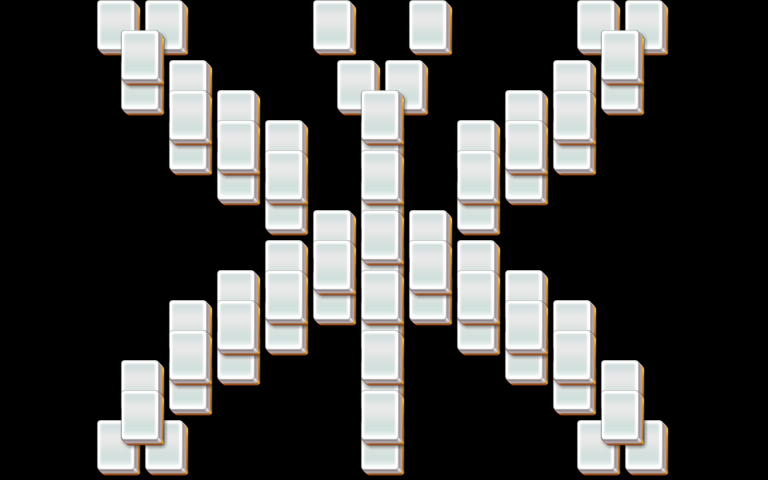

This game map was drawn from its Tiled (.tmx) file and the tilesets committed beside it. A one-line description and the trimmed map source follow:
An orthogonal 32x16 tile map with 24x30 px tiles, 5 tile layers (layer1, layer2, layer3, layer4, ...).

<map version="1.0" orientation="orthogonal" width="32" height="16" tilewidth="24" tileheight="30">
 <properties>
  <property name="species" value="15" />
 </properties>
 <tileset firstgid="1" name="mahjong" tilewidth="48" tileheight="60">
  <image source="mahjong.png" />
 </tileset>
 <layer name="layer1" width="32" height="16">
  <data>[512 cells, 50 non-empty, 1 distinct tile ids]</data>
 </layer>
 <layer name="layer2" width="32" height="16">
  <data>[512 cells, 50 non-empty, 1 distinct tile ids]</data>
 </layer>
 <layer name="layer3" width="32" height="16">
  <data>[512 cells, 24 non-empty, 1 distinct tile ids]</data>
 </layer>
 <layer name="layer4" width="32" height="16">
  <data>[512 cells, 0 non-empty, 0 distinct tile ids]</data>
 </layer>
 <layer name="layer5" width="32" height="16">
  <data>[512 cells, 0 non-empty, 0 distinct tile ids]</data>
 </layer>
</map>
